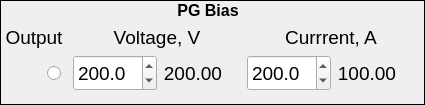
            <widget class="QFrame" name="frame_4">
             <property name="sizePolicy">
              <sizepolicy hsizetype="Preferred" vsizetype="Maximum">
               <horstretch>0</horstretch>
               <verstretch>0</verstretch>
              </sizepolicy>
             </property>
             <property name="font">
              <font>
               <pointsize>14</pointsize>
               <weight>50</weight>
               <bold>false</bold>
              </font>
             </property>
             <property name="frameShape">
              <enum>QFrame::Box</enum>
             </property>
             <property name="frameShadow">
              <enum>QFrame::Plain</enum>
             </property>
             <layout class="QGridLayout" name="gridLayout_2" columnstretch="2,1,4,4,4,4">
              <property name="sizeConstraint">
               <enum>QLayout::SetMinimumSize</enum>
              </property>
              <property name="leftMargin">
               <number>0</number>
              </property>
              <property name="topMargin">
               <number>0</number>
              </property>
              <property name="rightMargin">
               <number>9</number>
              </property>
              <property name="bottomMargin">
               <number>13</number>
              </property>
              <item row="1" column="0" colspan="2">
               <widget class="QLabel" name="label_120">
                <property name="font">
                 <font>
                  <pointsize>14</pointsize>
                  <weight>50</weight>
                  <bold>false</bold>
                 </font>
                </property>
                <property name="text">
                 <string>Output</string>
                </property>
                <property name="alignment">
                 <set>Qt::AlignCenter</set>
                </property>
               </widget>
              </item>
              <item row="1" column="4" colspan="2">
               <widget class="QLabel" name="label_66">
                <property name="font">
                 <font>
                  <pointsize>14</pointsize>
                  <weight>50</weight>
                  <bold>false</bold>
                 </font>
                </property>
                <property name="text">
                 <string>Currrent, A</string>
                </property>
                <property name="alignment">
                 <set>Qt::AlignCenter</set>
                </property>
               </widget>
              </item>
              <item row="2" column="1" alignment="Qt::AlignHCenter">
               <widget class="QRadioButton" name="radioButton_48">
                <property name="sizePolicy">
                 <sizepolicy hsizetype="Fixed" vsizetype="Fixed">
                  <horstretch>0</horstretch>
                  <verstretch>0</verstretch>
                 </sizepolicy>
                </property>
                <property name="minimumSize">
                 <size>
                  <width>20</width>
                  <height>20</height>
                 </size>
                </property>
                <property name="maximumSize">
                 <size>
                  <width>20</width>
                  <height>20</height>
                 </size>
                </property>
                <property name="baseSize">
                 <size>
                  <width>20</width>
                  <height>20</height>
                 </size>
                </property>
                <property name="font">
                 <font>
                  <pointsize>14</pointsize>
                  <weight>50</weight>
                  <bold>false</bold>
                 </font>
                </property>
               </widget>
              </item>
              <item row="2" column="0" alignment="Qt::AlignHCenter">
               <widget class="QPushButton" name="pushButton_30">
                <property name="enabled">
                 <bool>true</bool>
                </property>
                <property name="sizePolicy">
                 <sizepolicy hsizetype="Fixed" vsizetype="Fixed">
                  <horstretch>0</horstretch>
                  <verstretch>0</verstretch>
                 </sizepolicy>
                </property>
                <property name="minimumSize">
                 <size>
                  <width>40</width>
                  <height>36</height>
                 </size>
                </property>
                <property name="maximumSize">
                 <size>
                  <width>40</width>
                  <height>36</height>
                 </size>
                </property>
                <property name="baseSize">
                 <size>
                  <width>40</width>
                  <height>36</height>
                 </size>
                </property>
                <property name="font">
                 <font>
                  <pointsize>14</pointsize>
                  <weight>50</weight>
                  <bold>false</bold>
                 </font>
                </property>
                <property name="styleSheet">
                 <string notr="true">QPushButton {
    border-style: outset;
}
</string>
                </property>
                <property name="text">
                 <string notr="true"/>
                </property>
                <property name="icon">
                 <iconset>
                  <normaloff>leds/images48/ledred.png</normaloff>
                  <normalon>leds/images48/ledgreen.png</normalon>leds/images48/ledred.png</iconset>
                </property>
                <property name="iconSize">
                 <size>
                  <width>36</width>
                  <height>36</height>
                 </size>
                </property>
                <property name="checkable">
                 <bool>true</bool>
                </property>
                <property name="checked">
                 <bool>true</bool>
                </property>
                <property name="autoDefault">
                 <bool>false</bool>
                </property>
                <property name="default">
                 <bool>false</bool>
                </property>
                <property name="flat">
                 <bool>true</bool>
                </property>
               </widget>
              </item>
              <item row="0" column="0" colspan="6" alignment="Qt::AlignBottom">
               <widget class="QLabel" name="label_123">
                <property name="font">
                 <font>
                  <pointsize>12</pointsize>
                  <weight>75</weight>
                  <bold>true</bold>
                 </font>
                </property>
                <property name="text">
                 <string>PG Bias</string>
                </property>
                <property name="alignment">
                 <set>Qt::AlignHCenter|Qt::AlignTop</set>
                </property>
               </widget>
              </item>
              <item row="2" column="3" alignment="Qt::AlignLeft">
               <widget class="QLabel" name="label_121">
                <property name="font">
                 <font>
                  <pointsize>14</pointsize>
                  <weight>50</weight>
                  <bold>false</bold>
                 </font>
                </property>
                <property name="frameShape">
                 <enum>QFrame::NoFrame</enum>
                </property>
                <property name="text">
                 <string>200.00</string>
                </property>
                <property name="textFormat">
                 <enum>Qt::PlainText</enum>
                </property>
                <property name="alignment">
                 <set>Qt::AlignRight|Qt::AlignTrailing|Qt::AlignVCenter</set>
                </property>
               </widget>
              </item>
              <item row="2" column="2">
               <widget class="QDoubleSpinBox" name="doubleSpinBox_42">
                <property name="sizePolicy">
                 <sizepolicy hsizetype="Minimum" vsizetype="Preferred">
                  <horstretch>0</horstretch>
                  <verstretch>0</verstretch>
                 </sizepolicy>
                </property>
                <property name="minimumSize">
                 <size>
                  <width>84</width>
                  <height>0</height>
                 </size>
                </property>
                <property name="baseSize">
                 <size>
                  <width>84</width>
                  <height>0</height>
                 </size>
                </property>
                <property name="font">
                 <font>
                  <pointsize>14</pointsize>
                  <weight>50</weight>
                  <bold>false</bold>
                 </font>
                </property>
                <property name="keyboardTracking">
                 <bool>false</bool>
                </property>
                <property name="decimals">
                 <number>1</number>
                </property>
                <property name="maximum">
                 <double>99999.000000000000000</double>
                </property>
                <property name="singleStep">
                 <double>0.500000000000000</double>
                </property>
                <property name="value">
                 <double>200.000000000000000</double>
                </property>
               </widget>
              </item>
              <item row="2" column="4">
               <widget class="QDoubleSpinBox" name="doubleSpinBox_41">
                <property name="sizePolicy">
                 <sizepolicy hsizetype="Minimum" vsizetype="Preferred">
                  <horstretch>0</horstretch>
                  <verstretch>0</verstretch>
                 </sizepolicy>
                </property>
                <property name="minimumSize">
                 <size>
                  <width>84</width>
                  <height>0</height>
                 </size>
                </property>
                <property name="baseSize">
                 <size>
                  <width>84</width>
                  <height>0</height>
                 </size>
                </property>
                <property name="font">
                 <font>
                  <pointsize>14</pointsize>
                  <weight>50</weight>
                  <bold>false</bold>
                 </font>
                </property>
                <property name="keyboardTracking">
                 <bool>false</bool>
                </property>
                <property name="decimals">
                 <number>1</number>
                </property>
                <property name="maximum">
                 <double>999999.000000000000000</double>
                </property>
                <property name="singleStep">
                 <double>0.500000000000000</double>
                </property>
                <property name="value">
                 <double>200.000000000000000</double>
                </property>
               </widget>
              </item>
              <item row="2" column="5" alignment="Qt::AlignLeft">
               <widget class="QLabel" name="label_122">
                <property name="font">
                 <font>
                  <pointsize>14</pointsize>
                  <weight>50</weight>
                  <bold>false</bold>
                 </font>
                </property>
                <property name="frameShape">
                 <enum>QFrame::NoFrame</enum>
                </property>
                <property name="text">
                 <string>100.00</string>
                </property>
                <property name="textFormat">
                 <enum>Qt::PlainText</enum>
                </property>
                <property name="alignment">
                 <set>Qt::AlignRight|Qt::AlignTrailing|Qt::AlignVCenter</set>
                </property>
               </widget>
              </item>
              <item row="1" column="2" colspan="2">
               <widget class="QLabel" name="label_119">
                <property name="font">
                 <font>
                  <pointsize>14</pointsize>
                  <weight>50</weight>
                  <bold>false</bold>
                 </font>
                </property>
                <property name="text">
                 <string>Voltage, V</string>
                </property>
                <property name="alignment">
                 <set>Qt::AlignCenter</set>
                </property>
               </widget>
              </item>
             </layout>
            </widget>
